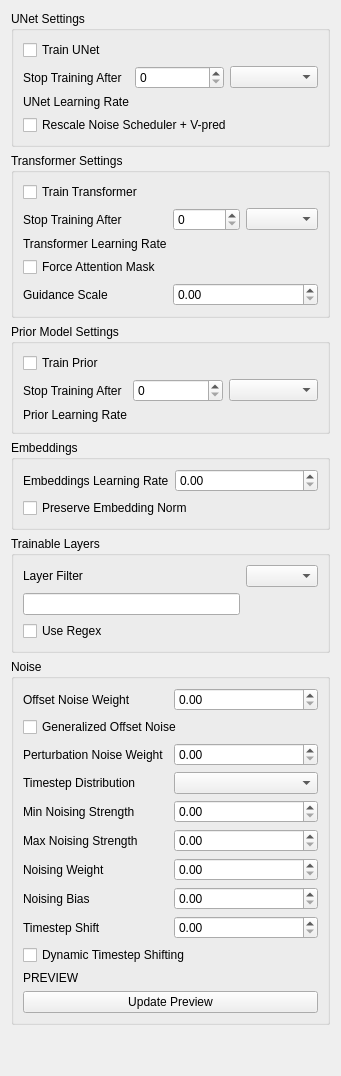
        <widget class="QFrame" name="verticalFrame">
         <layout class="QVBoxLayout" name="verticalLayout_9">
          <item>
           <widget class="QGroupBox" name="unetGbx">
            <property name="title">
             <string>UNet Settings</string>
            </property>
            <layout class="QGridLayout" name="gridLayout_11">
             <item row="2" column="0">
              <widget class="QLabel" name="label_57">
               <property name="text">
                <string>UNet Learning Rate</string>
               </property>
               <property name="buddy">
                <cstring>unetLearningRateLed</cstring>
               </property>
              </widget>
             </item>
             <item row="1" column="1">
              <widget class="QSpinBox" name="unetStopSbx">
               <property name="maximum">
                <number>999999999</number>
               </property>
              </widget>
             </item>
             <item row="1" column="0">
              <widget class="QLabel" name="label_56">
               <property name="text">
                <string>Stop Training After</string>
               </property>
               <property name="buddy">
                <cstring>unetStopSbx</cstring>
               </property>
              </widget>
             </item>
             <item row="1" column="2">
              <widget class="QComboBox" name="unetStopCmb"/>
             </item>
             <item row="2" column="1" colspan="2">
              <widget class="SNLineEdit" name="unetLearningRateLed" native="true"/>
             </item>
             <item row="3" column="0" colspan="3">
              <widget class="QCheckBox" name="unetRescaleCbx">
               <property name="text">
                <string>Rescale Noise Scheduler + V-pred</string>
               </property>
              </widget>
             </item>
             <item row="0" column="0" colspan="3">
              <widget class="QCheckBox" name="unetTrainCbx">
               <property name="text">
                <string>Train UNet</string>
               </property>
              </widget>
             </item>
            </layout>
           </widget>
          </item>
          <item>
           <widget class="QGroupBox" name="transformerGbx">
            <property name="title">
             <string>Transformer Settings</string>
            </property>
            <layout class="QGridLayout" name="gridLayout_13">
             <item row="0" column="0" colspan="3">
              <widget class="QCheckBox" name="transformerTrainCbx">
               <property name="text">
                <string>Train Transformer</string>
               </property>
              </widget>
             </item>
             <item row="1" column="0">
              <widget class="QLabel" name="label_61">
               <property name="text">
                <string>Stop Training After</string>
               </property>
               <property name="buddy">
                <cstring>transformerStopSbx</cstring>
               </property>
              </widget>
             </item>
             <item row="1" column="1">
              <widget class="QSpinBox" name="transformerStopSbx">
               <property name="maximum">
                <number>999999999</number>
               </property>
              </widget>
             </item>
             <item row="1" column="2">
              <widget class="QComboBox" name="transformerStopCmb"/>
             </item>
             <item row="4" column="0">
              <widget class="QLabel" name="transformerGuidanceLbl">
               <property name="text">
                <string>Guidance Scale</string>
               </property>
               <property name="buddy">
                <cstring>transformerGuidanceSbx</cstring>
               </property>
              </widget>
             </item>
             <item row="2" column="0">
              <widget class="QLabel" name="label_60">
               <property name="text">
                <string>Transformer Learning Rate</string>
               </property>
               <property name="buddy">
                <cstring>transformerLearningRateLed</cstring>
               </property>
              </widget>
             </item>
             <item row="2" column="1" colspan="2">
              <widget class="SNLineEdit" name="transformerLearningRateLed" native="true"/>
             </item>
             <item row="3" column="0">
              <widget class="QCheckBox" name="transformerAttnMaskCbx">
               <property name="text">
                <string>Force Attention Mask</string>
               </property>
              </widget>
             </item>
             <item row="4" column="1" colspan="2">
              <widget class="QDoubleSpinBox" name="transformerGuidanceSbx"/>
             </item>
            </layout>
           </widget>
          </item>
          <item>
           <widget class="QGroupBox" name="priorGbx">
            <property name="title">
             <string>Prior Model Settings</string>
            </property>
            <layout class="QGridLayout" name="gridLayout_12">
             <item row="0" column="0" colspan="3">
              <widget class="QCheckBox" name="priorTrainCbx">
               <property name="text">
                <string>Train Prior</string>
               </property>
              </widget>
             </item>
             <item row="1" column="0">
              <widget class="QLabel" name="label_58">
               <property name="text">
                <string>Stop Training After</string>
               </property>
               <property name="buddy">
                <cstring>priorStopSbx</cstring>
               </property>
              </widget>
             </item>
             <item row="1" column="1">
              <widget class="QSpinBox" name="priorStopSbx">
               <property name="maximum">
                <number>999999999</number>
               </property>
              </widget>
             </item>
             <item row="1" column="2">
              <widget class="QComboBox" name="priorStopCmb"/>
             </item>
             <item row="2" column="0">
              <widget class="QLabel" name="label_59">
               <property name="text">
                <string>Prior Learning Rate</string>
               </property>
               <property name="buddy">
                <cstring>priorLearningRateLed</cstring>
               </property>
              </widget>
             </item>
             <item row="2" column="1" colspan="2">
              <widget class="SNLineEdit" name="priorLearningRateLed" native="true"/>
             </item>
            </layout>
           </widget>
          </item>
          <item>
           <widget class="QGroupBox" name="groupBox_3">
            <property name="title">
             <string>Embeddings</string>
            </property>
            <layout class="QGridLayout" name="gridLayout_3">
             <item row="0" column="1">
              <widget class="QDoubleSpinBox" name="embeddingLearningRateSbx"/>
             </item>
             <item row="1" column="0" colspan="2">
              <widget class="QCheckBox" name="embeddingNormCbx">
               <property name="text">
                <string>Preserve Embedding Norm</string>
               </property>
              </widget>
             </item>
             <item row="0" column="0">
              <widget class="QLabel" name="label_12">
               <property name="text">
                <string>Embeddings Learning Rate</string>
               </property>
               <property name="buddy">
                <cstring>embeddingLearningRateSbx</cstring>
               </property>
              </widget>
             </item>
            </layout>
           </widget>
          </item>
          <item>
           <widget class="QGroupBox" name="groupBox_8">
            <property name="title">
             <string>Trainable Layers</string>
            </property>
            <layout class="QGridLayout" name="gridLayout_4">
             <item row="2" column="0">
              <widget class="QCheckBox" name="layerFilterRegexCbx">
               <property name="text">
                <string>Use Regex</string>
               </property>
              </widget>
             </item>
             <item row="0" column="0">
              <widget class="QLabel" name="label_13">
               <property name="text">
                <string>Layer Filter</string>
               </property>
               <property name="buddy">
                <cstring>layerFilterCmb</cstring>
               </property>
              </widget>
             </item>
             <item row="0" column="1">
              <widget class="QComboBox" name="layerFilterCmb"/>
             </item>
             <item row="1" column="0">
              <widget class="QLineEdit" name="layerFilterLed"/>
             </item>
            </layout>
           </widget>
          </item>
          <item>
           <widget class="QGroupBox" name="groupBox_5">
            <property name="title">
             <string>Noise</string>
            </property>
            <layout class="QGridLayout" name="gridLayout_5">
             <item row="8" column="0">
              <widget class="QLabel" name="label_21">
               <property name="text">
                <string>Timestep Shift</string>
               </property>
               <property name="buddy">
                <cstring>timestepShiftSbx</cstring>
               </property>
              </widget>
             </item>
             <item row="8" column="1">
              <widget class="QDoubleSpinBox" name="timestepShiftSbx"/>
             </item>
             <item row="6" column="1">
              <widget class="QDoubleSpinBox" name="noisingWeightSbx"/>
             </item>
             <item row="4" column="1">
              <widget class="QDoubleSpinBox" name="minNoisingStrengthSbx"/>
             </item>
             <item row="5" column="1">
              <widget class="QDoubleSpinBox" name="maxNoisingStrengthSbx"/>
             </item>
             <item row="0" column="0">
              <widget class="QLabel" name="label_14">
               <property name="text">
                <string>Offset Noise Weight</string>
               </property>
               <property name="buddy">
                <cstring>offsetNoiseWeightSbx</cstring>
               </property>
              </widget>
             </item>
             <item row="2" column="0">
              <widget class="QLabel" name="label_15">
               <property name="text">
                <string>Perturbation Noise Weight</string>
               </property>
               <property name="buddy">
                <cstring>perturbationNoiseWeightSbx</cstring>
               </property>
              </widget>
             </item>
             <item row="1" column="0" colspan="2">
              <widget class="QCheckBox" name="generalizedOffsetNoiseCbx">
               <property name="text">
                <string>Generalized Offset Noise</string>
               </property>
              </widget>
             </item>
             <item row="10" column="0" colspan="2">
              <widget class="QCheckBox" name="dynamicTimestepShiftingCbx">
               <property name="text">
                <string>Dynamic Timestep Shifting</string>
               </property>
              </widget>
             </item>
             <item row="5" column="0">
              <widget class="QLabel" name="label_18">
               <property name="text">
                <string>Max Noising Strength</string>
               </property>
               <property name="buddy">
                <cstring>maxNoisingStrengthSbx</cstring>
               </property>
              </widget>
             </item>
             <item row="2" column="1">
              <widget class="QDoubleSpinBox" name="perturbationNoiseWeightSbx"/>
             </item>
             <item row="0" column="1">
              <widget class="QDoubleSpinBox" name="offsetNoiseWeightSbx"/>
             </item>
             <item row="3" column="0">
              <widget class="QLabel" name="label_16">
               <property name="text">
                <string>Timestep Distribution</string>
               </property>
               <property name="buddy">
                <cstring>timestepDistributionCmb</cstring>
               </property>
              </widget>
             </item>
             <item row="7" column="0">
              <widget class="QLabel" name="label_20">
               <property name="text">
                <string>Noising Bias</string>
               </property>
               <property name="buddy">
                <cstring>noisingBiasSbx</cstring>
               </property>
              </widget>
             </item>
             <item row="3" column="1">
              <widget class="QComboBox" name="timestepDistributionCmb"/>
             </item>
             <item row="4" column="0">
              <widget class="QLabel" name="label_17">
               <property name="text">
                <string>Min Noising Strength</string>
               </property>
               <property name="buddy">
                <cstring>minNoisingStrengthSbx</cstring>
               </property>
              </widget>
             </item>
             <item row="6" column="0">
              <widget class="QLabel" name="label_19">
               <property name="text">
                <string>Noising Weight</string>
               </property>
               <property name="buddy">
                <cstring>noisingWeightSbx</cstring>
               </property>
              </widget>
             </item>
             <item row="7" column="1">
              <widget class="QDoubleSpinBox" name="noisingBiasSbx"/>
             </item>
             <item row="12" column="0" colspan="2">
              <widget class="QPushButton" name="updatePreviewBtn">
               <property name="text">
                <string>Update Preview</string>
               </property>
              </widget>
             </item>
             <item row="11" column="0" colspan="2">
              <widget class="QLabel" name="label_22">
               <property name="text">
                <string>PREVIEW</string>
               </property>
              </widget>
             </item>
            </layout>
           </widget>
          </item>
          <item>
           <spacer name="verticalSpacer_3">
            <property name="orientation">
             <enum>Qt::Orientation::Vertical</enum>
            </property>
            <property name="sizeHint" stdset="0">
             <size>
              <width>20</width>
              <height>40</height>
             </size>
            </property>
           </spacer>
          </item>
         </layout>
        </widget>
